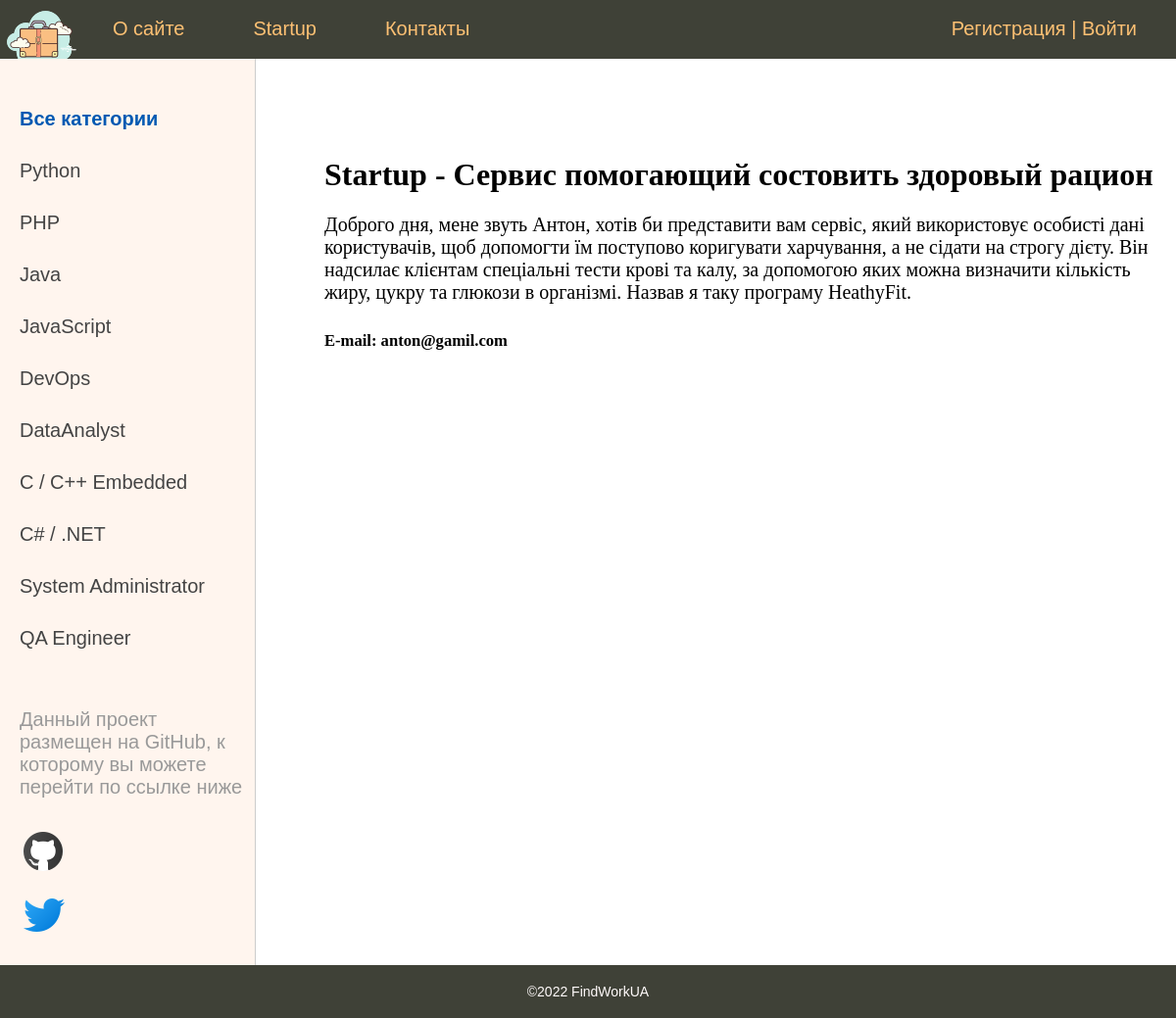
/startup_post/servis-pomogayushij-sostovit-zdorovyj-racion/, run on the app's committed database.
### searcherapp/models.py (models this page shows, shortened)
class Category(models.Model):
    name = models.CharField(max_length=100, db_index=True)
    slug = models.SlugField(max_length=255, db_index=True, unique=True, verbose_name='URL')
    def get_absolute_url(self):
        return reverse('category', kwargs={'cat_slug': self.slug})

class Startup(models.Model):
    name = models.CharField(max_length=255, null=True)
    title = models.CharField(max_length=255)
    content = models.TextField(verbose_name='About startup')
    slug = models.SlugField(max_length=255, db_index=True, unique=True, verbose_name='URL')
    time_created = models.DateTimeField(auto_now_add=True)
    time_update = models.DateTimeField(auto_now=True)
    is_published = models.BooleanField(default=True)
    mail_address = models.EmailField(max_length=254, null=True)
    def __str__(self):
        return self.title

### searcherapp/views.py (the view)
# urls.py: path('startup_post/<slug:startup_slug>/', ShowStartup.as_view(), name='startup_post'),
class ShowStartup(DataMixin, DetailView):
    model = Startup
    template_name = 'searcherapp/startup_post.html'
    slug_url_kwarg = 'startup_slug'
    context_object_name = 'startup_post'
    def get_context_data(self, *, object_list=None, **kwargs):
        context = super().get_context_data(**kwargs)
        c_def = self.get_user_context(title=context['startup_post'])
        return dict(list(context.items()) + list(c_def.items()))

### searcherapp/utils.py (called while the page is built)
    def get_user_context(self, **kwargs):
        context = kwargs
        cats = Category.objects.all()
        user_menu = menu.copy()
        if not self.request.user.is_authenticated:
            user_menu.pop(3)
            user_menu.pop(2)
        context['menu'] = user_menu
        context['cats'] = cats
        if 'cat_selected' not in context:
            context['cat_selected'] = 0
        return context

### searcherapp/templates/searcherapp/startup_post.html
{% extends 'searcherapp/base.html' %}
{% block content %}
<p><h1>Startup - {{startup_post.title}}</h1>
{{ startup_post.content|linebreaks }}
<h5>E-mail: {{startup_post.mail_address}}</h5>
{% endblock %}

### searcherapp/templates/searcherapp/base.html (shortened to what this page needs)
{% load static %}
{% load searcherapp_tags %}
<!DOCTYPE html>
<html>
<head>
	<link type="text/css" href="{% static 'searcherapp/css/style.css' %}" rel="stylesheet" />
</head>
<body>
<table class="table-page" border=0 cellpadding="0" cellspacing="0">
<tr><td valign=top>
{% block mainmenu %}
		<div class="header">
			<ul id="mainmenu" class="mainmenu">
			<li class="logo"><a href="{% url 'home' %}"><div class="logo"></div></a></li>
{% for m in menu %}
			<li><a href="{% url m.url_name %}">{{m.title}}</a></li>
{% endfor %}
				{% if request.user.is_authenticated %}
				<li class="last">Вы вошли как - {{user.username}} | <a href="{% url 'logout' %}">Выйти</a></li>
				{% else %}
				<li class="last"><a href="{% url 'register' %}">Регистрация</a> | <a href="{% url 'login' %}">Войти</a></li>
				{% endif %}
			</ul>
		</div>
{% endblock mainmenu %}
<table class="table-content" border=0 cellpadding="0" cellspacing="0">
<tr>
	<td valign="top" class="left-chapters">
	<ul id="leftchapters">
{% if cat_selected == 0 %}
		<li class="selected"><h4>Все категории</h4></li>
{% else %}
		<li><a href="{% url 'home' %}"><h4>Все категории</h4></a></li>
{% endif %}
{% for c in cats %}
	{% if c.pk == cat_selected %}
		<li class="selected">{{c.name}}</li>
		{% else %}
		<li><a href="{{ c.get_absolute_url }}">{{c.name}}</a></li>
	{% endif %}
{% endfor %}
		<li class="share">
		<p>Данный проект размещен на GitHub, к которому вы можете перейти по ссылке ниже</p>
		<a class="share-yt" href="https://github.com/Denislvm/work_searches_app" target="_blank" rel="nofollow"></a>
		<a class="twitter" href="https://twitter.com/denislvm69" target="_blank" rel="nofollow"></a>
		</li>
	</ul>
</td>
<td valign="top" class="content">
	<div class="content-text">
{% block content %}
{% endblock %}
</td></tr></table>
</td></tr>
<tr><td valign=top>
	<div id="footer">
		<p align="center"> ©2022 FindWorkUA</p>
	</div>
</td></tr></table>
</body>
</html>

### searcherapp/static/searcherapp/css/style.css (style rules this page uses)
html, body { font-family: 'Arial'; margin: 0; padding: 0; height: 100%; width: 100%; color: #444; }
p { indent-text: 5em; }
a { color: #0059b2; text-decoration: none; }
.table-page { width: 100%; height: 100%; vertical-align: top; }
.table-page tr { height: 100%; }
.header { background: #3F4137; height: 60px; }
.logo { width: 85px; height: 80px; margin-right: 15px 15px 15px 15px; }
ul.mainmenu { list-style: none; margin: 0; padding: 0; height: 60px; color: #fdc073; font-size: 20px; overflow: hidden; }
ul.mainmenu li { float: left; margin: 18px 40px 0 30px; }
ul.mainmenu li.logo { margin: 0; }
ul.mainmenu li.last { float: right; }
ul.mainmenu li a { color: #fdc073; text-decoration: none; }
.table-content { width: 100%; min-height: 100%; height: 100%; }
.left-chapters { margin: 0; background: #FFF5EE; border-right: 1px solid #ccc; min-height: 100%; }
.left-chapters ul { width: 230px; min-height: 100%; margin: 0; padding: 20px 10px 10px 20px; list-style: none; font-size: 20px; }
.left-chapters ul li { margin: 30px 0 0 0; color: #999; }
.left-chapters ul li.selected { color: #0059b2; }
.left-chapters ul li a { color: #444; text-decoration: none; }
.left-chapters ul li.share { margin: 60px 0 0 0; }
.left-chapters ul li.share p { margin: 30px 0 30px 0; }
.left-chapters ul li.share a { display: inline-block; width: 40px; height: 40px; margin: 0 20px 0 0; }
.left-chapters ul li.share a.share-yt { width: 100%; height: 60px; background: url('../images/github.png') no-repeat 0 0; }
.left-chapters ul li.share a.twitter { width: 100%; height: 60px; background: url('../images/twitter.png') no-repeat 0 0; }
.content { padding: 40px 20px 20px 40px; width: 100%; box-sizing: border-box; }
.content-text { margin: 60px 0 0 30px; color: #000; font-size: 20px; font-family: Yandex Sans Display Light; }
.content-text h1 { font-size: 32px; }
#footer { box-sizing: border-box; background: #3F4137; padding: 5px; color: #FFFAFA; font-size: 14px; font-family: Verdana, Geneva, Arial, Helvetica; text-align: left; overflow: hidden; }

### data on the page
Category: name "Python"
Category: name "PHP"
Category: name "Java"
Category: name "JavaScript"
Category: name "DevOps"
Category: name "DataAnalyst"
Category: name "C / C++ Embedded"
Category: name "C# / .NET"
Category: name "System Administrator"
Category: name "QA Engineer"
Startup: title "Сервис помогающий состовить здоровый рацион", content "Доброго дня, мене звуть Антон, хотів би представити вам сервіс, який використовує особисті дані користувачів, щоб допомогти їм поступово коригувати харчування, а не сідати на строгу дієту. Він надсилає клієнтам спеціальні тести крові та калу, за допомогою яких можна визначити кількість жиру, цукру та глюкози в організмі. Назвав я таку програму HeathyFit.", mail_address "anton@gamil.com"

### other printed values
{{ m.title }} "О сайте" "Startup" "Контакты"
